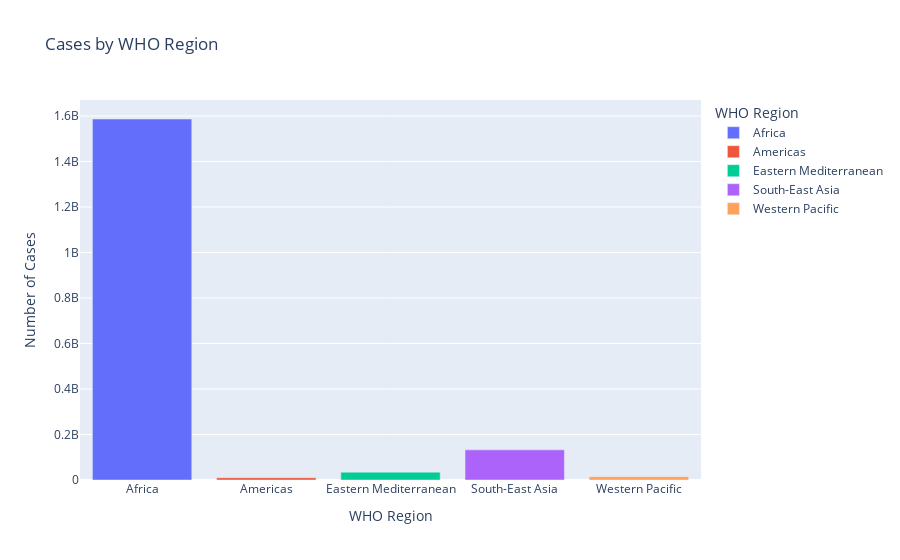

The notebook cell this image was saved under:
### Code cell
# Distribution of malaria cases based on WHO Region
px.bar(regional_cases, x="WHO Region", y="No. of cases", color="WHO Region", title="Cases by WHO Region", labels={"No. of cases": "Number of Cases", "WHO Region": "WHO Region"})

### Figure 1 — Plotly figure (JSON) as saved in the notebook; plotly's stock layout.template omitted (floating-point values rounded to 4 significant figures)
{"data": [{"hovertemplate": "WHO Region=%{x}<br>Number of Cases=%{y}<extra></extra>", "legendgroup": "Africa", "marker": {"color": "#636efa", "pattern": {"shape": ""}}, "name": "Africa", "orientation": "v", "showlegend": true, "textposition": "auto", "type": "bar", "x": ["Africa"], "xaxis": "x", "y": [1586862179], "yaxis": "y"}, {"hovertemplate": "WHO Region=%{x}<br>Number of Cases=%{y}<extra></extra>", "legendgroup": "Americas", "marker": {"color": "#EF553B", "pattern": {"shape": ""}}, "name": "Americas", "orientation": "v", "showlegend": true, "textposition": "auto", "type": "bar", "x": ["Americas"], "xaxis": "x", "y": [10017434], "yaxis": "y"}, {"hovertemplate": "WHO Region=%{x}<br>Number of Cases=%{y}<extra></extra>", "legendgroup": "Eastern Mediterranean", "marker": {"color": "#00cc96", "pattern": {"shape": ""}}, "name": "Eastern Mediterranean", "orientation": "v", "showlegend": true, "textposition": "auto", "type": "bar", "x": ["Eastern Mediterranean"], "xaxis": "x", "y": [34399288], "yaxis": "y"}, {"hovertemplate": "WHO Region=%{x}<br>Number of Cases=%{y}<extra></extra>", "legendgroup": "South-East Asia", "marker": {"color": "#ab63fa", "pattern": {"shape": ""}}, "name": "South-East Asia", "orientation": "v", "showlegend": true, "textposition": "auto", "type": "bar", "x": ["South-East Asia"], "xaxis": "x", "y": [132520640], "yaxis": "y"}, {"hovertemplate": "WHO Region=%{x}<br>Number of Cases=%{y}<extra></extra>", "legendgroup": "Western Pacific", "marker": {"color": "#FFA15A", "pattern": {"shape": ""}}, "name": "Western Pacific", "orientation": "v", "showlegend": true, "textposition": "auto", "type": "bar", "x": ["Western Pacific"], "xaxis": "x", "y": [14707459], "yaxis": "y"}], "layout": {"barmode": "relative", "legend": {"title": {"text": "WHO Region"}, "tracegroupgap": 0}, "title": {"text": "Cases by WHO Region"}, "xaxis": {"anchor": "y", "categoryarray": ["Africa", "Americas", "Eastern Mediterranean", "South-East Asia", "Western Pacific"], "categoryorder": "array", "domain": [0, 1], "title": {"text": "WHO Region"}}, "yaxis": {"anchor": "x", "domain": [0, 1], "title": {"text": "Number of Cases"}}}}
